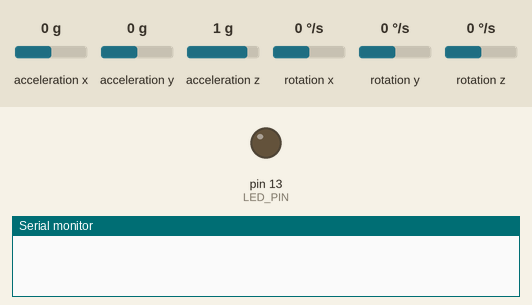
Recording of a sketch running on a simulated Arduino Uno, built with avr-gcc and run on an emulated ATmega328P. Parts: output pins drawn as LEDs (lit = HIGH), the last lines printed to the serial monitor. Inputs (shaded band) come from the test bench; at power-on: acceleration x 0 g, acceleration y 0 g, acceleration z 1 g, rotation x 0 °/s, rotation y 0 °/s, rotation z 0 °/s.

Above: at 0.1 s.
At 4.2 s:
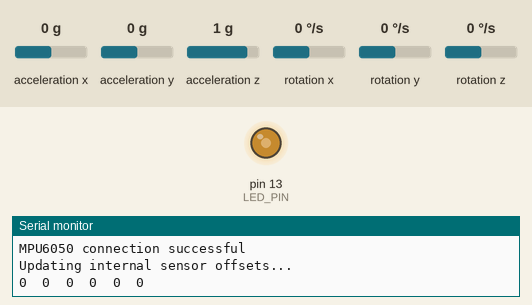
4.3 s: acceleration x set to -1.4 g
Timing chart, 0 to 8.6 s (numbered marks = the images above; inputs shaded):
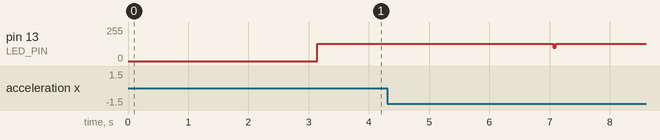

The sketch:

MPU6050_raw_Calibrate.ino
```cpp
// I2C device class (I2Cdev) demonstration Arduino sketch for MPU6050 class
// 10/7/2011 by Jeff Rowberg <jeff@rowberg.net>
// Updates should (hopefully) always be available at https://github.com/jrowberg/i2cdevlib
//
// Changelog:
//      2013-05-08 - added multiple output formats
//                 - added seamless Fastwire support
//      2011-10-07 - initial release

/* ============================================
I2Cdev device library code is placed under the MIT license
Copyright (c) 2011 Jeff Rowberg

Permission is hereby granted, free of charge, to any person obtaining a copy
of this software and associated documentation files (the "Software"), to deal
in the Software without restriction, including without limitation the rights
to use, copy, modify, merge, publish, distribute, sublicense, and/or sell
copies of the Software, and to permit persons to whom the Software is
furnished to do so, subject to the following conditions:

The above copyright notice and this permission notice shall be included in
all copies or substantial portions of the Software.

THE SOFTWARE IS PROVIDED "AS IS", WITHOUT WARRANTY OF ANY KIND, EXPRESS OR
IMPLIED, INCLUDING BUT NOT LIMITED TO THE WARRANTIES OF MERCHANTABILITY,
FITNESS FOR A PARTICULAR PURPOSE AND NONINFRINGEMENT. IN NO EVENT SHALL THE
AUTHORS OR COPYRIGHT HOLDERS BE LIABLE FOR ANY CLAIM, DAMAGES OR OTHER
LIABILITY, WHETHER IN AN ACTION OF CONTRACT, TORT OR OTHERWISE, ARISING FROM,
OUT OF OR IN CONNECTION WITH THE SOFTWARE OR THE USE OR OTHER DEALINGS IN
THE SOFTWARE.
===============================================
*/

// I2Cdev and MPU6050 must be installed as libraries, or else the .cpp/.h files
// for both classes must be in the include path of your project
#include "I2Cdev.h"
#include "MPU6050.h"

// Arduino Wire library is required if I2Cdev I2CDEV_ARDUINO_WIRE implementation
// is used in I2Cdev.h
#if I2CDEV_IMPLEMENTATION == I2CDEV_ARDUINO_WIRE
    #include "Wire.h"
#endif

// class default I2C address is 0x68
// specific I2C addresses may be passed as a parameter here
// AD0 low = 0x68 (default for InvenSense evaluation board)
// AD0 high = 0x69
MPU6050 accelgyro;
//MPU6050 accelgyro(0x69); // <-- use for AD0 high

int16_t ax, ay, az;
int16_t gx, gy, gz;


// uncomment "OUTPUT_READABLE_ACCELGYRO" if you want to see a tab-separated
// list of the accel X/Y/Z and then gyro X/Y/Z values in decimal. Easy to read,
// not so easy to parse, and slow(er) over UART.
// #define OUTPUT_READABLE_ACCELGYRO

// uncomment "OUTPUT_BINARY_ACCELGYRO" to send all 6 axes of data as 16-bit
// binary, one right after the other. This is very fast (as fast as possible
// without compression or data loss), and easy to parse, but impossible to read
// for a human.
//#define OUTPUT_BINARY_ACCELGYRO


#define LED_PIN 13
bool blinkState = false;

int16_t axCal;
int16_t ayCal;
int16_t azCal;
int16_t gxCal;
int16_t gyCal;
int16_t gzCal;

long axVal;
long ayVal;
long azVal;
long gxVal;
long gyVal;
long gzVal;

int nVals;

void setup() {


    // join I2C bus (I2Cdev library doesn't do this automatically)
    #if I2CDEV_IMPLEMENTATION == I2CDEV_ARDUINO_WIRE
        Wire.begin();
    #elif I2CDEV_IMPLEMENTATION == I2CDEV_BUILTIN_FASTWIRE
        Fastwire::setup(400, true);
    #endif

    // initialize serial communication
    // (38400 chosen because it works as well at 8MHz as it does at 16MHz, but
    // it's really up to you depending on your project)
    Serial.begin(9600);

    delay(3000);

    // initialize device
    Serial.println("Initializing I2C devices...");

    accelgyro.initialize();

    // verify connection
    Serial.println("Testing device connections...");
    Serial.println(accelgyro.testConnection() ? "MPU6050 connection successful" : "MPU6050 connection failed");


   accelgyro.setFullScaleGyroRange(0); //0 = +/- 250 degrees/sec | 1 = +/- 500 degrees/sec | 2 = +/- 1000 degrees/sec | 3 =  +/- 2000 degrees/sec
    accelgyro.setFullScaleAccelRange(0);  //0 = +/- 2g | 1 = +/- 4g | 2 = +/- 8g | 3 =  +/- 16g

    // use the code below to change accel/gyro offset values

    Serial.println("Updating internal sensor offsets...");
    // -76	-2359	1688	0	0	0
    axCal= accelgyro.getXAccelOffset();
ayCal= accelgyro.getYAccelOffset();
azCal= accelgyro.getZAccelOffset();
gxCal= accelgyro.getXGyroOffset();
gyCal= accelgyro.getYGyroOffset();
gzCal= accelgyro.getZGyroOffset();
  Serial.print(axCal); Serial.print("\t"); // -76
Serial.print(ayCal); Serial.print("\t"); // -2359
Serial.print(azCal); Serial.print("\t"); // 1688
Serial.print(gxCal); Serial.print("\t"); // 0
Serial.print(gyCal); Serial.print("\t"); // 0
Serial.print(gzCal); Serial.print("\t"); // 0
    Serial.print("\n");
    //accelgyro.setXGyroOffset(220);
    //accelgyro.setYGyroOffset(76);
    //accelgyro.setZGyroOffset(-85);

    //- Repeat this process until your program is returning 0 for every gyro,
    // 0 for X and Y accel, and +16384 for Z accel.
/*
    accelgyro.setXAccelOffset(-612);
    accelgyro.setYAccelOffset(-397);
    accelgyro.setZAccelOffset(2088);

    accelgyro.setXGyroOffset(58);
    accelgyro.setYGyroOffset(-29);
    accelgyro.setZGyroOffset(-147);


    Serial.print(accelgyro.getXAccelOffset()); Serial.print("\t"); // -76
    Serial.print(accelgyro.getYAccelOffset()); Serial.print("\t"); // -2359
    Serial.print(accelgyro.getZAccelOffset()); Serial.print("\t"); // 1688
    Serial.print(accelgyro.getXGyroOffset()); Serial.print("\t"); // 0
    Serial.print(accelgyro.getYGyroOffset()); Serial.print("\t"); // 0
    Serial.print(accelgyro.getZGyroOffset()); Serial.print("\t"); // 0
    Serial.print("\n");
  */

    // configure Arduino LED for
    pinMode(LED_PIN, OUTPUT);


 axVal = 0;
 ayVal = 0;
 azVal = 0;
 gxVal = 0;
 gyVal = 0;
 gzVal = 0;
 nVals = 0;

}


/**
 *
 * Start of loop!
 */
void loop() {

// 269 / 4 = -67.75
// 100 / 4 = -25
// 590 / 4 = - 147.5


  // Accell
// 5221 = -660
// 3526 = -446
// -1969 250

    // read raw accel/gyro measurements from device
    accelgyro.getMotion6(&ax, &ay, &az, &gx, &gy, &gz);
    //* @param gz 16-bit signed integer container for gyroscope Z-axis value
    // if a signed integer has n bits, it can contain a number between - 2n - 1 and + (2n - 1 - 1).
    // [-65535 ... 65535]
    // we are making the z value 16384? Why does this make sense?

//int16_t ax, ay, az; (signed 2 bytes)
//int16_t gx, gy, gz;
// long axVal, ayVal, azVal; (signed 4 bytes)


    int maxVals = 1000;
    double dmaxVals = (double)maxVals;
    if (nVals < maxVals)
    {
      axVal += ax;
      ayVal += ay;
      azVal += az;
      gxVal += gx;
      gyVal += gy;
      gzVal += gz;

      nVals++;
    }
    else
    {


      if (nVals == maxVals)
      {
        Serial.print(ax); Serial.print("\t");
        Serial.print(axVal / dmaxVals);Serial.print("\t");
        Serial.print(ay); Serial.print("\t");
        Serial.print(ayVal / dmaxVals);Serial.print("\t");
        Serial.print(az); Serial.print("\t");
        Serial.print(azVal / dmaxVals);Serial.print("\t");

        //Serial.print(axVal / dmaxVals);Serial.print("\t");
        //Serial.print(ayVal / dmaxVals);Serial.print("\t");
        //Serial.print(azVal / dmaxVals);Serial.print("\t");

        Serial.print(gxVal / dmaxVals);Serial.print("\t");
        Serial.print(gyVal / dmaxVals);Serial.print("\t");
        Serial.print(gzVal / dmaxVals);Serial.print("\n");

         axCal+= -((axVal / dmaxVals))/7.8;
         ayCal+= -((ayVal / dmaxVals))/7.8;
         azCal+= (16384 - (azVal / dmaxVals))/7.8;

         accelgyro.setXAccelOffset(axCal);
         accelgyro.setYAccelOffset(ayCal);
         accelgyro.setZAccelOffset(azCal);

         gxCal+= -((gxVal / dmaxVals))/7.8;
         gyCal+= -((gyVal / dmaxVals))/7.8;
         gzCal+= -((gzVal / dmaxVals))/7.8;

         accelgyro.setXGyroOffset(gxCal);
         accelgyro.setYGyroOffset(gyCal);
         accelgyro.setZGyroOffset(gzCal);

          Serial.print(axCal); Serial.print("\t"); // -76
Serial.print(ayCal); Serial.print("\t"); // -2359
Serial.print(azCal); Serial.print("\t"); // 1688
Serial.print(gxCal); Serial.print("\t"); // 0
Serial.print(gyCal); Serial.print("\t"); // 0
Serial.print(gzCal); Serial.print("\n"); // 0

        //delay(10000);
        axVal =0;
        ayVal =0;
        azVal =0;
        gxVal =0;
        gyVal =0;
        gzVal =0;
        nVals =0;
      }

    }

    //ax = ProcessX(ax);
    //ay = ProcessY(ay);
    //az = ProcessZ(az);

/*
double m_XD = 0.0;
        m_XD = ProcessX(0.39);
        Serial.println(m_XD);
        m_XD = ProcessX( 0.5);
        Serial.println(m_XD);
        m_XD = ProcessX( 0.48);
        Serial.println(m_XD);
        m_XD = ProcessX( 0.29);
        Serial.println(m_XD);
        m_XD = ProcessX( 0.25);
        Serial.println(m_XD);
        m_XD = ProcessX( 0.32);
        Serial.println(m_XD);
        m_XD = ProcessX( 0.34);
        Serial.println(m_XD);
        m_XD = ProcessX( 0.48);
        Serial.println(m_XD);
        m_XD = ProcessX( 0.41);
        Serial.println(m_XD);
        m_XD = ProcessX( 0.45);
        Serial.println(m_XD);
  */

    // these methods (and a few others) are also available
    //accelgyro.getAcceleration(&ax, &ay, &az);
    //accelgyro.getRotation(&gx, &gy, &gz);

    #ifdef OUTPUT_READABLE_ACCELGYRO
        // display tab-separated accel/gyro x/y/z values
        Serial.print("a/g:\t");
        Serial.print(ax); Serial.print("\t");
        Serial.print(ay); Serial.print("\t");
        Serial.print(az); Serial.print("\t");
        Serial.print(gx); Serial.print("\t");
        Serial.print(gy); Serial.print("\t");
        Serial.println(gz);
    #endif

    #ifdef OUTPUT_BINARY_ACCELGYRO
        Serial.write((uint8_t)(ax >> 8)); Serial.write((uint8_t)(ax & 0xFF));
        Serial.write((uint8_t)(ay >> 8)); Serial.write((uint8_t)(ay & 0xFF));
        Serial.write((uint8_t)(az >> 8)); Serial.write((uint8_t)(az & 0xFF));
        Serial.write((uint8_t)(gx >> 8)); Serial.write((uint8_t)(gx & 0xFF));
        Serial.write((uint8_t)(gy >> 8)); Serial.write((uint8_t)(gy & 0xFF));
        Serial.write((uint8_t)(gz >> 8)); Srial.write((uint8_t)(gz & 0xFF));
    #endif

    // blink LED to indicate activity
    blinkState = !blinkState;
    digitalWrite(LED_PIN, blinkState);
    //delay(25);
}
```
